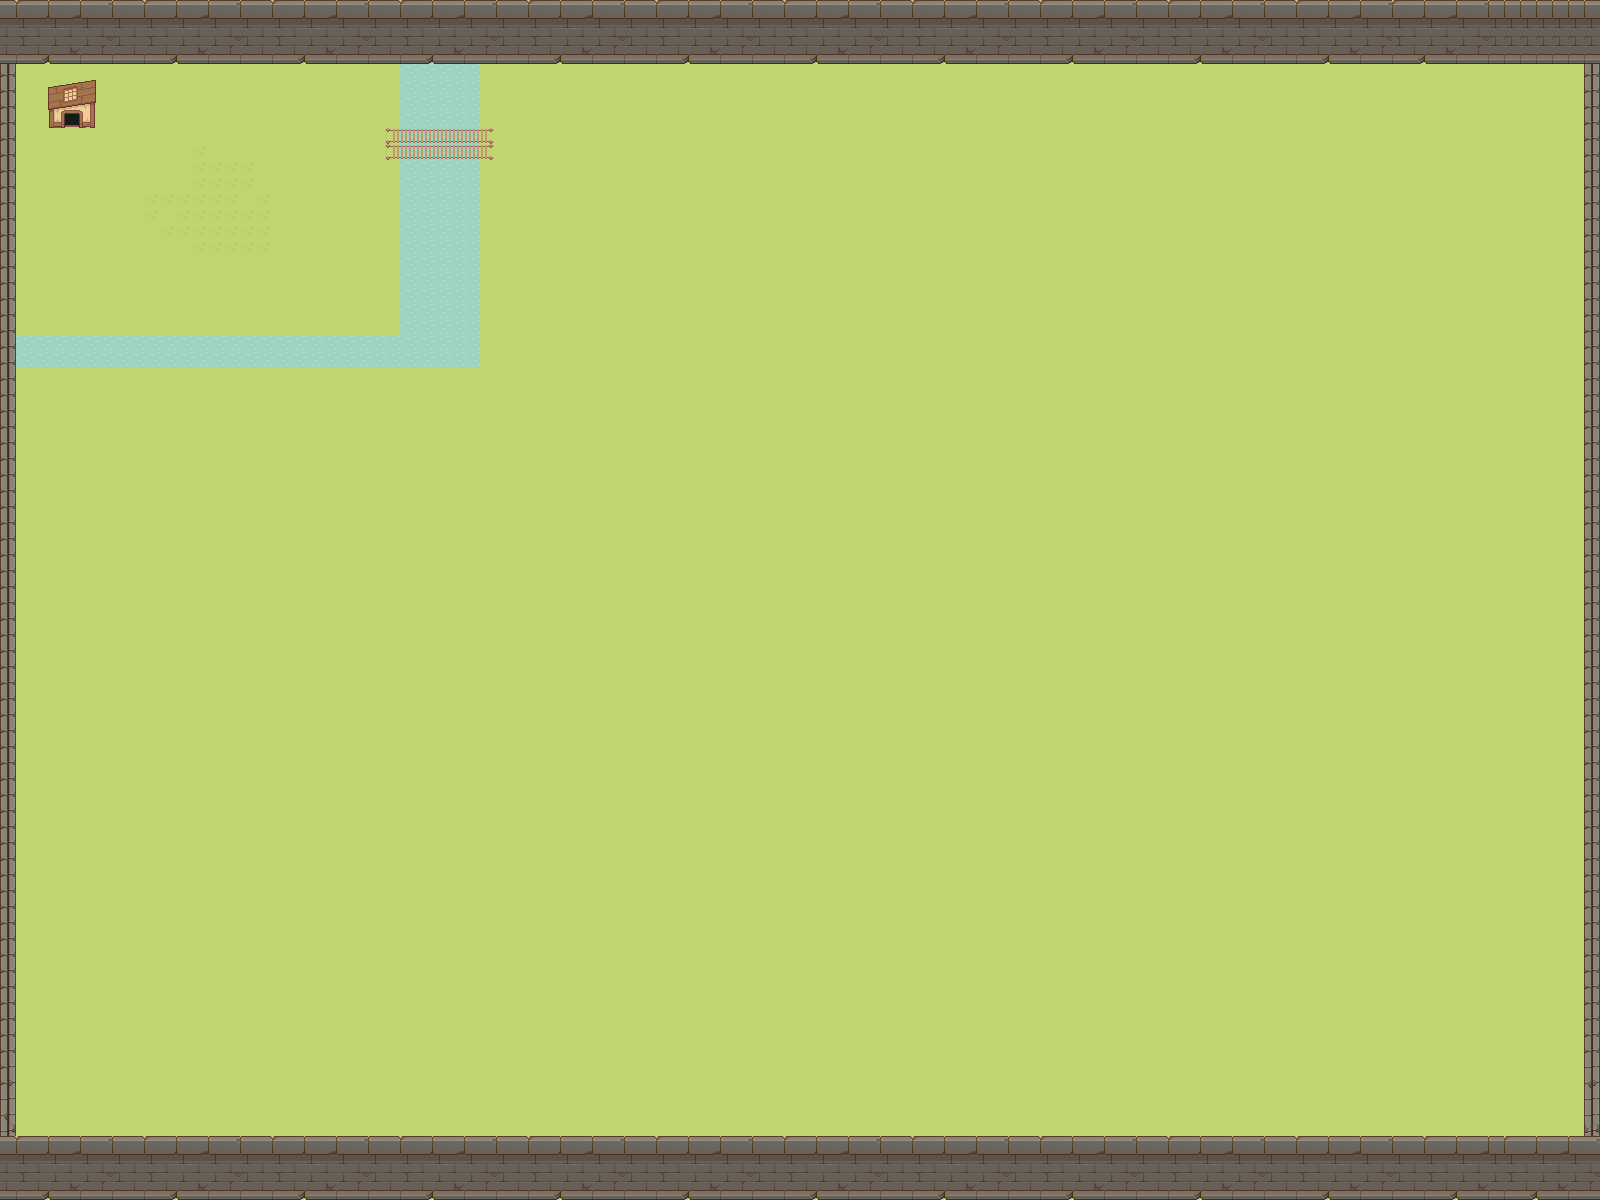

This game map was drawn from its Tiled (.tmx) file and the tilesets committed beside it. A one-line description and the trimmed map source follow:
An orthogonal 100x75 tile map with 16x16 px tiles, 7 tile layers (Bacground, Test, Water, Bridge, ...), 5 tilesets and 11 objects (8x collision, enter_house, spawn_exit_house, player).

<map version="1.4" tiledversion="1.4.3" orientation="orthogonal" renderorder="right-down" width="100" height="75" tilewidth="16" tileheight="16" infinite="0" nextlayerid="13" nextobjectid="13">
 <tileset firstgid="1" source="Water.tsx" />
 <tileset firstgid="5" source="Wood Bridge.tsx" />
 <tileset firstgid="20" source="TX Tileset Wall.tsx" />
 <tileset firstgid="1044" source="TilesetHouse.tsx" />
 <tileset firstgid="1711" source="Grass.tsx" />
 <layer id="1" name="Bacground" width="100" height="75">
  <data>[7500 cells, 7500 non-empty, 2 distinct tile ids]</data>
 </layer>
 <layer id="12" name="Test" width="100" height="75">
  <data>[7500 cells, 0 non-empty, 0 distinct tile ids]</data>
 </layer>
 <layer id="4" name="Water" width="100" height="75">
  <data>[7500 cells, 160 non-empty, 4 distinct tile ids]</data>
 </layer>
 <layer id="5" name="Bridge" width="100" height="75">
  <data>[7500 cells, 14 non-empty, 4 distinct tile ids]</data>
 </layer>
 <group id="7" name="Walls">
  <layer id="8" name="Walls_2" width="100" height="75">
   <data>[7500 cells, 134 non-empty, 12 distinct tile ids]</data>
  </layer>
  <layer id="6" name="Walls" width="100" height="75">
   <data>[7500 cells, 934 non-empty, 42 distinct tile ids]</data>
  </layer>
 </group>
 <layer id="10" name="House" width="100" height="75">
  <data>[7500 cells, 9 non-empty, 9 distinct tile ids]</data>
 </layer>
 <objectgroup id="11" name="Objects">
  <object id="1" type="collision" x="-4" y="0" width="1604.67" height="66" />
  <object id="3" type="collision" x="1583.5" y="-6.5" width="17.5" height="1208.5" />
  <object id="4" type="collision" x="0.5" y="1151" width="1604" height="49" />
  <object id="5" type="collision" x="-1.5" y="-3" width="16.5" height="1206" />
  <object id="6" type="collision" x="399.5" y="62.5" width="82.5" height="65.5" />
  <object id="7" type="collision" x="398.5" y="159.5" width="82.5" height="208" />
  <object id="8" type="collision" x="16.5" y="335" width="466.5" height="33" />
  <object id="9" type="collision" x="48.4583" y="107.75" width="46.75" height="20.5833" />
  <object id="10" name="enter_house" x="64.7917" y="112.667" width="14.75" height="21.6667" />
  <object id="11" name="spawn_exit_house" x="72" y="143.667" visible="0">
   <point />
  </object>
  <object id="12" name="player" x="225" y="225.667">
   <point />
  </object>
 </objectgroup>
</map>
